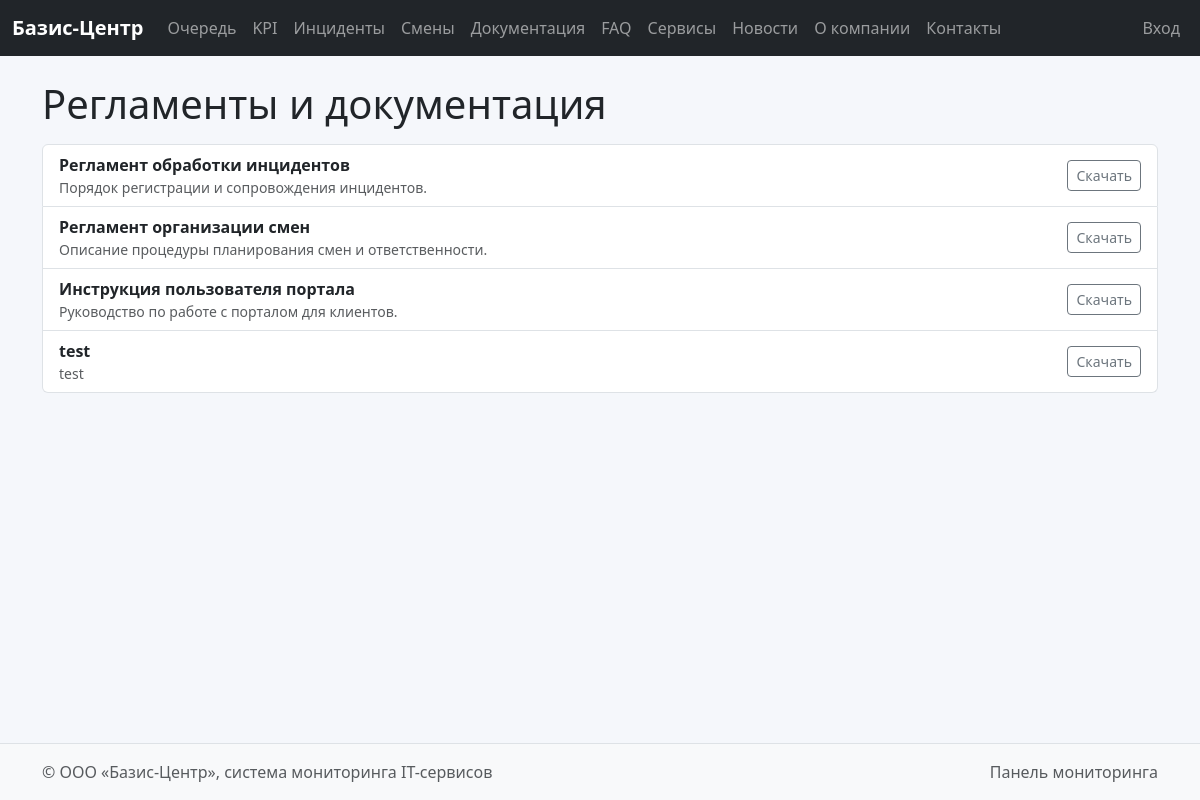
The page /docs/ on the database its author committed.
### dashboard/models.py (models this page shows, shortened)
class Document(models.Model):
    ACCESS_CHOICES = [
        ('public', 'Публичный'),
        ('client', 'Клиенты'),
        ('internal', 'Внутренний'),
    ]
    title = models.CharField(max_length=200)
    slug = models.SlugField(unique=True)
    description = models.TextField()
    file = models.FileField(upload_to='docs/')
    access = models.CharField(max_length=20, choices=ACCESS_CHOICES, default='public')

### core/views.py (the view)
# urls.py: path('docs/', views.docs_public, name='docs_public'),
def docs_public(request):
    docs = Document.objects.filter(access='public')
    return render(request, 'core/docs_public.html', {'docs': docs})

### templates/core/docs_public.html (shortened to what this page needs)
{% extends 'base.html' %}
{% block content %}
<h1 class="mb-3">Регламенты и документация</h1>
<ul class="list-group">
  {% for d in docs %}
  <li class="list-group-item d-flex justify-content-between align-items-center">
    <div>
      <div class="fw-semibold">{{ d.title }}</div>
      <div class="text-muted small">{{ d.description }}</div>
    </div>
    {% if d.file %}
      <a class="btn btn-sm btn-outline-secondary" href="{{ d.file.url }}">Скачать</a>
    {% endif %}
  </li>
  {% empty %}
  <li class="list-group-item text-muted">Документы ещё не загружены.</li>
  {% endfor %}
</ul>
{% endblock %}

### static/css/style.css (style rules this page uses)
body { background-color:#f5f7fb; }

### rows shown on the page
Document: title "Регламент обработки инцидентов", description "Порядок регистрации и сопровождения инцидентов."
Document: title "Регламент организации смен", description "Описание процедуры планирования смен и ответственности."
Document: title "Инструкция пользователя портала", description "Руководство по работе с порталом для клиентов."
Document: title "test", description "test"
